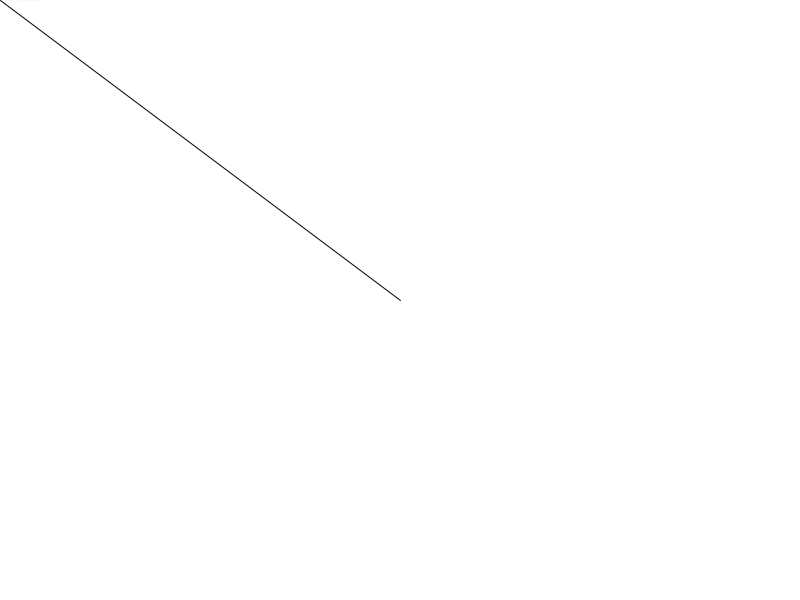
Frame 1 (no input)
Frame 60 (the mouse pressed at the canvas centre just before this capture): identical to frame 1, image omitted
Frame 120 (the mouse held since frame 60 and released just before this capture): blank canvas, image omitted

The Processing sketch that drew this single still picture (run headless with seeded random() and noise(); from frame 60 on, the mouse is pressed at the canvas centre):

// Processing sketch: Distancia_2d
// ── Distancia_2d.pde
int distancia1D(int A, int B){
  int resposta;
  resposta =abs(B - A);
  return resposta;
}

void setup(){
 size(800,600);
}

void draw(){
  background(255);
  float distancia = (distancia2D(width/2, height/2, mouseX, mouseY));
  line(width/2, height/2, mouseX, mouseY);
  fill(0);
  text(distancia, mouseX, mouseY);
}

float distancia2D(int x1, int y1, int x2, int y2){
  int a = distancia1D(x1, x2);
  int b = distancia1D(y1, y2);
  return sqrt(sq(a) + sq(b));
}
